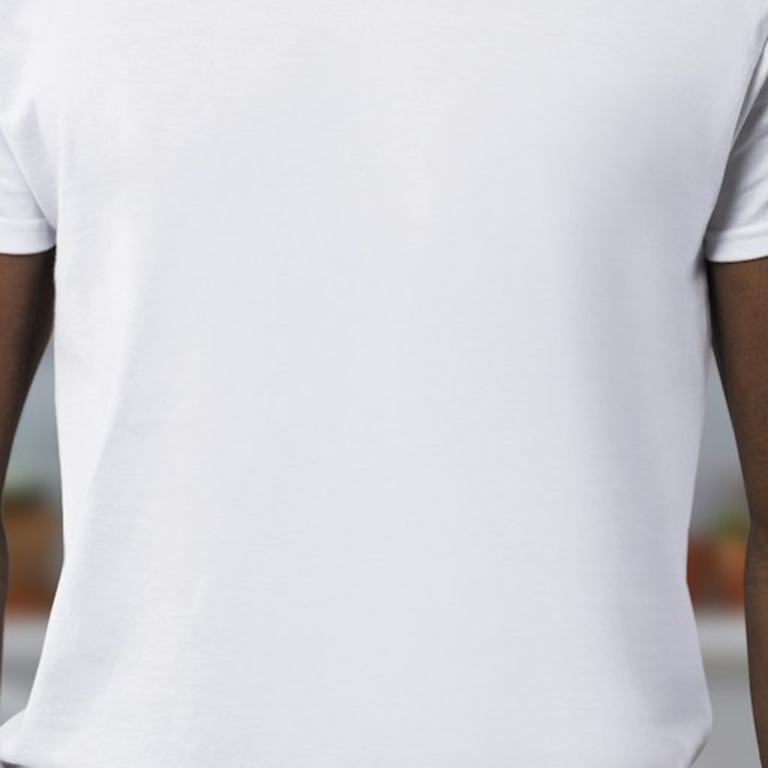
#> input picture web/scripts/real-acceptance/fixtures/apparel-print-ref.jpg, 768 x 768 px, given in place of original.png, which was not available
$ python visual-parity-pair.py fixtures/apparel-print-ref.jpg
#> lines starting #> are read from the running program, lines starting #| are printed output that depends on the picture
"""把 <TOOL>/original.png 与 <TOOL>/local.png 拼成左右对照的 pair.jpg。用法：python3 visual-parity-pair.py TOOL_ID [TOOL_ID...]"""
import sys
from PIL import Image
OUT = "/Users/mac/Documents/Dev/infinite-canvas/docs/V1.0/e2e-1to1/20261105"
for d in sys.argv[1:]:
    a = Image.open(f"{OUT}/{d}/original.png").convert("RGB"); b = Image.open(f"{OUT}/{d}/local.png").convert("RGB")
#> further down, a is the input picture: PIL image 768x768 RGB; mean R, G, B 210.1, 208.8, 214.4
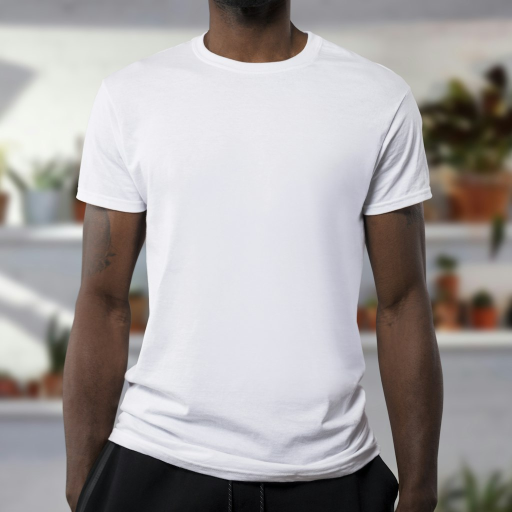
#> input picture web/scripts/real-acceptance/fixtures/apparel-print.jpg, 1024 x 1024 px, given in place of local.png, which was not available (shown at 1/2 size)
#> further down, b is the input picture: PIL image 1024x1024 RGB; mean R, G, B 165.7, 161.5, 161.3
    c = Image.new("RGB", (a.width + b.width + 20, max(a.height, b.height)), (255, 0, 0)); c.paste(a, (0, 0)); c.paste(b, (a.width + 20, 0))
#> after `c = Image.new('RGB', (a.width + b.width + 20, max(a.height, b.height))`:
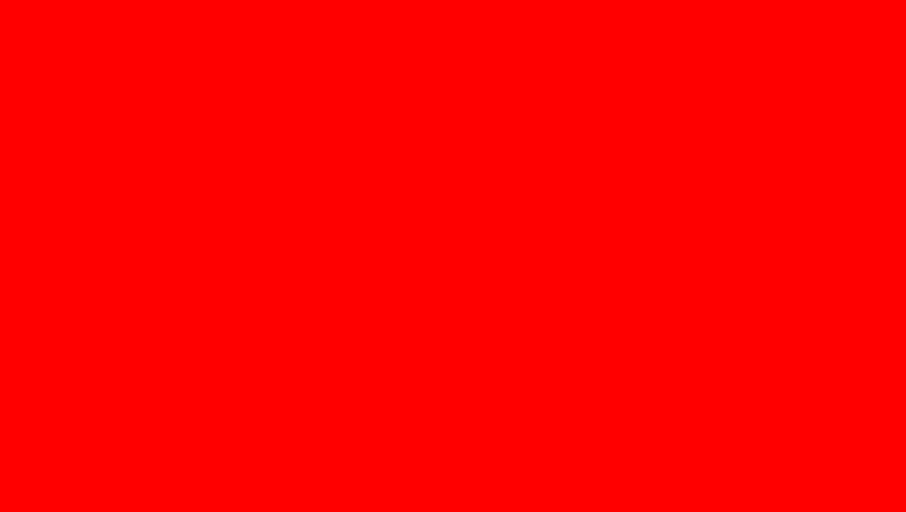
#> c: PIL image 1812x1024 RGB (shown at 1/2 size); mean R, G, B 255, 0, 0
#> after `c.paste(a, (0, 0))`:
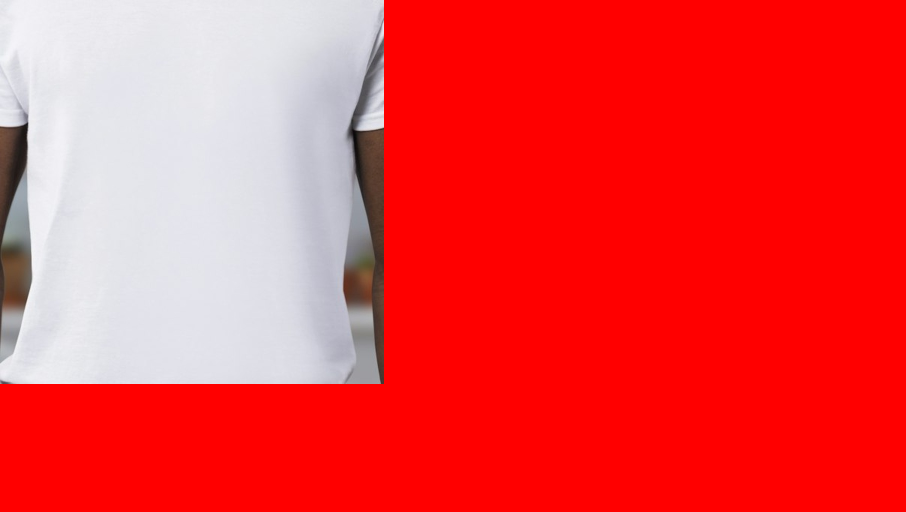
#> c: PIL image 1812x1024 RGB (shown at 1/2 size); mean R, G, B 240.7, 66.4, 68.2
#> after `c.paste(b, (a.width + 20, 0))`:
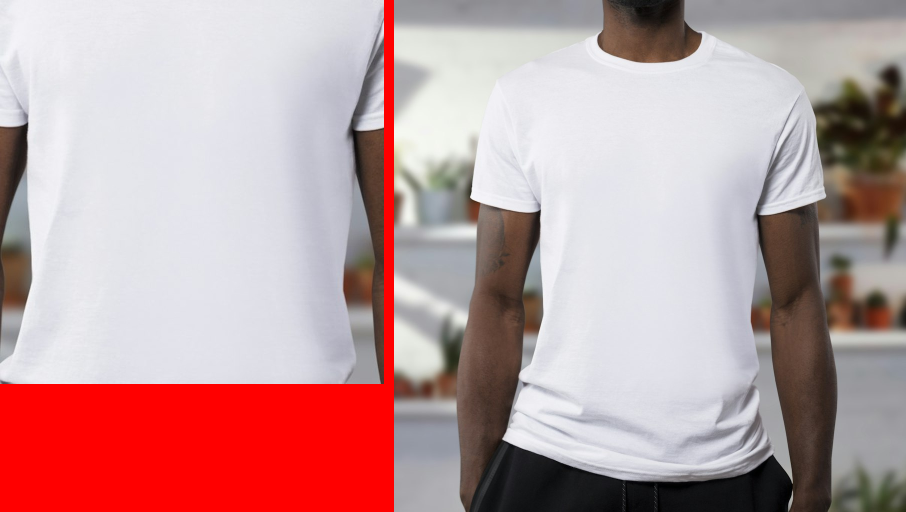
#> c: PIL image 1812x1024 RGB (shown at 1/2 size); mean R, G, B 190.3, 157.7, 159.3
    c.resize((c.width // 2, c.height // 2)).save(f"{OUT}/{d}/pair.jpg", quality=80); print("pair", d)
#> after `c.resize((c.width // 2, c.height // 2)).save(f'{OUT}/{d}/pair.jpg', qu`:
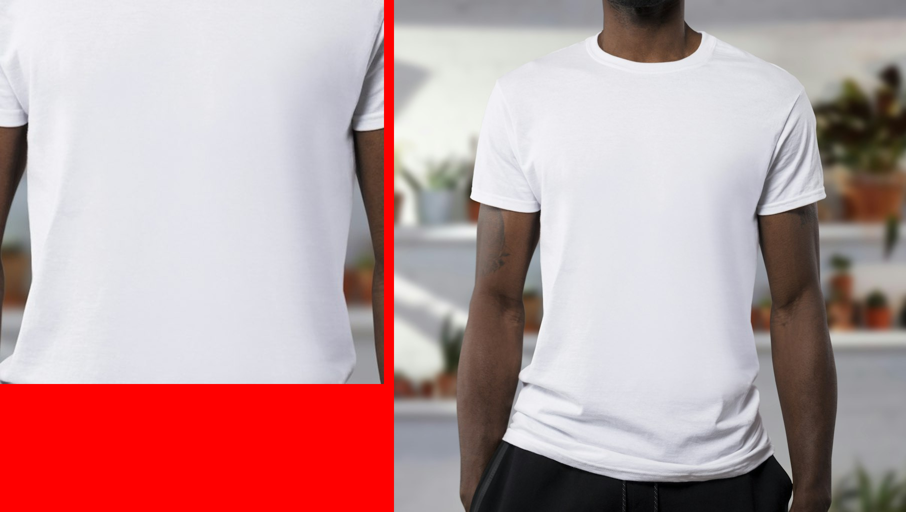
#> saved as pair.jpg: PIL image 906x512 RGB; mean R, G, B 190.3, 157.7, 159.3
#| pair fixtures/apparel-print-ref.jpg
